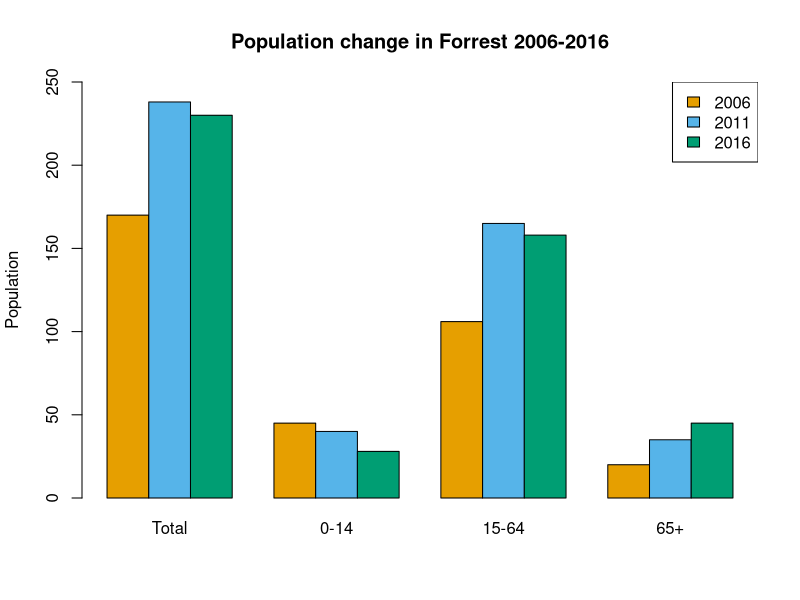

Write R code to recreate this figure.
## ---- chunk 1
# Data for population taken from ABS census data for Forrest as a State Suburb

a = c(170, 45, 106, 20)
b = c(238, 40, 165, 35)
c = c(230, 28, 158, 45)

df <- data.frame(row.names = c("Total", "0-14", "15-64", "65+"), "2006" = a, "2011" = b, "2016" = c)
df <- do.call(rbind, df)
df

pop <- barplot(df, beside = TRUE, main = "Population change in Forrest 2006-2016", 
               names.arg = c("Total", "0-14", "15-64", "65+"), ylim = c(0, 250), ylab = "Population", 
               col = c("#E69F00", "#56B4E9", "#009E73"))
legend("topright", legend = c("2006", "2011", "2016"), 
       fill = c("#E69F00", "#56B4E9", "#009E73"))


## ---- chunk 2
library(DiagrammeR)

grViz("
digraph {
  graph[layout = dot, rankdir = TB]
  node[shape = box, fontname = Arial]
  '0-14'; '15-64'; '65+'

  node[shape = oval, fontname = Arial]
  'Births'; 'Migration 0-14'; 'Deaths 0-14'; 'School enrolments'; 'Ageing 0-14'; 'Migration 15-64'; 
  'Deaths 15-64'; 'Ageing 15-64'; 'Migration 65+'; 'Deaths 65+'

  # edge statements
  'Births'->'0-14' 'Migration 0-14'->'0-14' '0-14'->'Deaths 0-14' '0-14'->'School enrolments' 
  '0-14'->'Ageing 0-14' 'Ageing 0-14'->'15-64' 'Migration 15-64'->'15-64' '15-64'->'Deaths 15-64'
  '15-64'->'Ageing 15-64' 'Ageing 15-64'->'65+' 'Migration 65+'->'65+' '65+'->'Deaths 65+'
   
}
")
